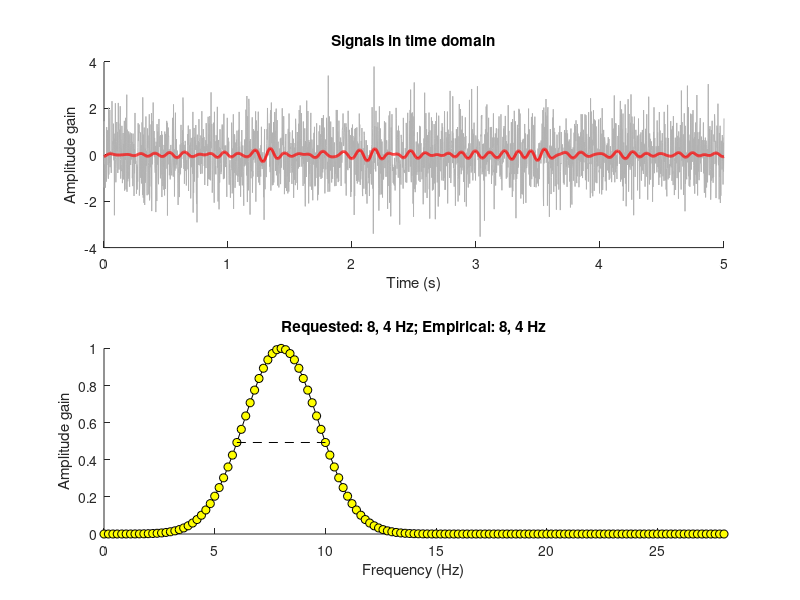

The MATLAB script that drew this image:
%% Time Series Analysis
% Narrow-band filter via frequency-domain Gaussian
%% Create a Signal and Filter
% Signal parameters
srate  = 512; % Hz
time   = 0:1/srate:5; % create 5 seconds of data using this sampling rate
npnts  = length(time);

% Generate broadband signal
signal = randn(npnts,1);

% Filter parameters
fwhm  = 4; % full-width at half-maximum, in Hz
peakf = 8; % peak frequency, also in Hz
hz    = linspace(0,srate,npnts)';

% Create Gaussian
s  = fwhm*(2*pi-1)/(4*pi); % normalized width
x  = hz-peakf;             % shifted frequencies
fx = exp(-.5*(x/s).^2);    % gaussian

% Filter the signal via circular convolution
filtdat = 2 * real(ifft(fft(signal).*fx));

%% Compute empirical peak and FWHM
fidx  = dsearchn(hz,8);
fwhmX = [ dsearchn(fx(1:fidx),.5) dsearchn(fx(fidx:end),.5)+fidx-1];

% Empirical FWHM
empfwhm = diff(hz(fwhmX));

% Empirical peak frequency
emppeak = hz(fidx);

%% Visualize signals
figure(1)

% Plot the original and filtered signals
subplot(211), hold on
h = plot(time,signal);
set(h,'color',[1 1 1]*.7)
plot(time,filtdat,'r','linew',2)
xlabel('Time (s)'), ylabel('Amplitude gain')
title('Signals in time domain')

% Plot the spectral response of the filter
subplot(212), hold on
plot(hz,fx,'ko-','markersize',6,'markerfacecolor','y')
set(gca,'xlim',[max(peakf-10,0) peakf+20]);
xlabel('Frequency (Hz)'), ylabel('Amplitude gain')

% Draw a dashed line at 50% gain
plot(hz(fwhmX),fx(fwhmX),'k--')
title([ 'Requested: ' num2str(peakf) ', ' num2str(fwhm) ' Hz; Empirical: ' num2str(emppeak) ', ' num2str(empfwhm) ' Hz' ])

%% end